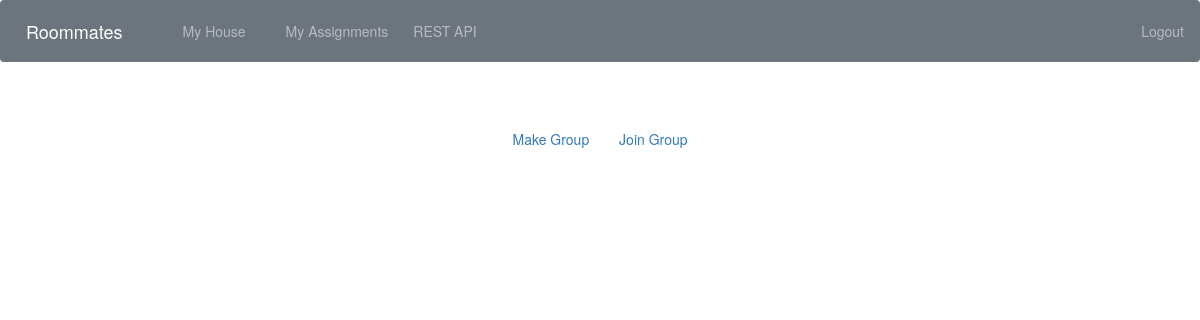
Before: /house/ (signed in) with the older database file.
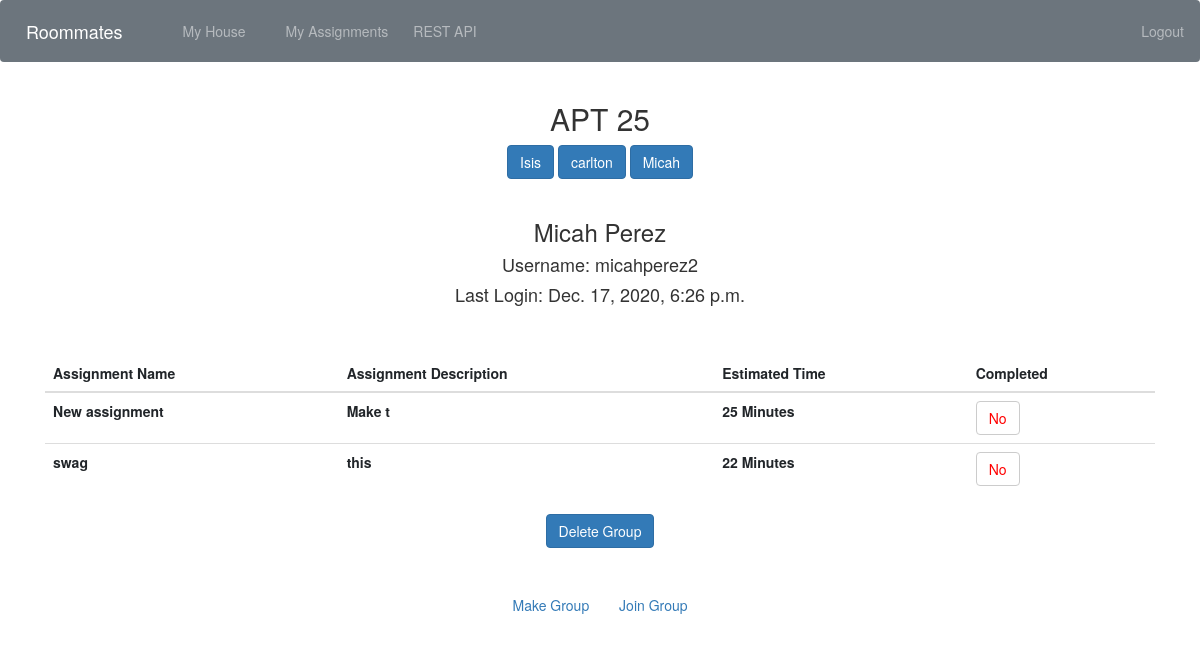
After: the same page with the newer database file.
### house/models.py (models this page shows)
class Group_User(models.Model):
    User = models.ForeignKey(User, on_delete=models.CASCADE)
    Group_Name = models.CharField(max_length=25)

class Assignment(models.Model):
    User = models.ForeignKey(User, on_delete=models.CASCADE)
    Assignment_Name = models.CharField(max_length=20)
    Assignment_Description = models.CharField(max_length=100)
    Estimated_Time =  models.IntegerField(default='0',
            validators=[
            MaxValueValidator(120),
            MinValueValidator(1)
        ]
     )
    COMPLETE = (
        ('Yes','Yes'),
        ('No','No'),
    )
    Completed = models.CharField(max_length=3, choices=COMPLETE, default='No')

### house/views.py (the view, shortened to what this page needs)
# urls.py: path('house/', house_views.house, name='house'),
@login_required(login_url='/login/')
def house(request):
    this_user = Group_User.objects.filter(User = request.user)
    print("THIS GROUP: " + this_user[0].Group_Name)
    for person in Group_User.objects.all():
        if(person.Group_Name == this_user[0].Group_Name):
            print(person.User.username)
    if (request.GET.get('roommate')):
        user_info = request.GET['roommate']
        user_page = Group_User.objects.filter(id = user_info)
        user_page = user_page[0]
    else:
        user_page = this_user[0]
    current_user = Group_User.objects.filter(User = request.user);
    current_user = current_user[0]
    Assignments = Assignment.objects.all()
    members = Group_User.objects.all()
    group = this_user[0].Group_Name
    return render(request, 'house/house.html', {'group':group, 'members':members, "user_page":user_page, 'Assignments':Assignments, 'current_user':current_user})

### templates/house/house.html (shortened to what this page needs)
<!DOCTYPE html>
<html>
<head>
  {% include "bootstrap.html" %}
  {% load static %}
</head>
  <body>
    {% include "navigation.html" %}
    <div class="container" align="center">
      {% if current_user.Group_Name != "NULL" %}
      <form method="GET" class ="roommate" > {% csrf_token %}
        <h2> {{ current_user.Group_Name }} </h2>
          {% for member in members %}
            {% if member.Group_Name == group %}
              <button name="roommate" value="{{ member.id }}" class="btn btn-primary" >  {{ member.User.first_name}} </button>
            {% endif %}
          {% endfor %}
            <br></br>
        </form>
        <h3> {{user_page.User.first_name}} {{user_page.User.last_name}} </h3>
        <h4> Username: {{user_page.User.username}} </h4>
        <h4> Last Login: {{user_page.User.last_login}} </h4>
        <br></br>
        <table style="width:100%"  class="table">
          <thead>
              <tr>
                <th scope="col"> Assignment Name </th>
                <th scope="col"> Assignment Description </th>
                <th scope="col"> Estimated Time </th>
                <th scope="col"> Completed </th>
              </tr>
          </thead>
        <tbody>
          {% for assignment in Assignments %}
            {% if assignment.User.id == user_page.User.id %}
                <tr>
                  <th> {{ assignment.Assignment_Name }} </th>
                  <th> {{ assignment.Assignment_Description }} </th>
                  <th> {{ assignment.Estimated_Time }} Minutes </th>
                  {% if assignment.User.id == current_user.User.id %}
                    {% if assignment.Completed == 'No' %}
                    <form method="POST" class="post-form" >{% csrf_token %}
                      <th>  <button type="submit" class="save btn btn-default" name="location" style="color: red" value= "{{ assignment.pk }}">{{ assignment.Completed }}</button> </th>
                    </form>
                    {% else %}
                    <form method="POST" class="post-form" >{% csrf_token %}
                      <th>  <button type="submit" class="save btn btn-default" name="location" style="color: green" value= "{{ assignment.pk }}">{{ assignment.Completed }}</button> </th>
                    </form>
                    {% endif %}
                {% endif %}
              {% endif %}
            {% endfor %}
        </tbody>
        </table>
        <form method="GET" class="delete">{% csrf_token %}
          <a class="btn btn-primary" href="#" onclick="confirmDeleteModal({{ current_user.pk }})">Delete Group</a>
        </form>
        {% endif %}
      <br></br>
        <a class="btn btn-link" href="{% url 'make_group' %}">Make Group</a>
        <a class="btn btn-link" href="{% url 'join_group' %}">Join Group</a>
        <br></br>
    </div>
  </body>
</html>

### templates/bootstrap.html (shortened to what this page needs)
<link rel="stylesheet" href="https://stackpath.bootstrapcdn.com/bootstrap/4.5.2/css/bootstrap.min.css">
<link rel="stylesheet" href="https://maxcdn.bootstrapcdn.com/bootstrap/3.4.1/css/bootstrap.min.css">

### templates/navigation.html (shortened to what this page needs)
<nav class="navbar navbar-expand-lg navbar-dark bg-secondary">
  <a class="navbar-brand" href="{% url 'home' %}">Roommates</a>
  <div class="collapse navbar-collapse" id="navbarNav">
    <ul class="navbar-nav mr-auto">
      <li class="nav-item">
	      <a class="nav-link" style="padding-left: 20px; padding-right:20px;" href="{% url 'house' %}">My House</a>
      </li>
      <li class="nav-item">
        <a class="nav-link" style="padding-left: 20px; padding-right:20px;" href="{% url 'assignments' %}">My Assignments</a>
      </li>
      <li class="nav-item">
        <a class="nav-link" href="/api/v1/" target="_blank">REST API</a>
      </li>
    </ul>
    <ul class="navbar-nav navbar-right"">
      <li>
        {% if request.user.is_authenticated %}
          <a class="nav-link" href="{% url 'user_logout' %}">Logout</a>
        {% endif %}
      </li>
    </ul>
  </div>
</nav>

Changed rows visible on the page:
added Group_User: Group_Name "APT 25", {{ member.id }} 114 (drawn), User.first_name "Micah", User.last_name "Perez", User.username "micahperez2", User.last_login "Dec. 17, 2020, 6:26 p.m."
added Group_User: {{ member.id }} 112 (drawn), User.first_name "Isis"
added Group_User: {{ member.id }} 113 (drawn), User.first_name "carlton"
added Assignment: Assignment_Name "New assignment", Assignment_Description "Make t", Estimated_Time "25", {{ assignment.pk }} 7 (drawn), Completed "No"
added Assignment: Assignment_Name "swag", Assignment_Description "this", Estimated_Time "22", {{ assignment.pk }} 8 (drawn), Completed "No"
Other visible differences:
text now shown: "Username: Last Login: Assignment Name Assignment Description Estimated Time Completed Delete Group"
